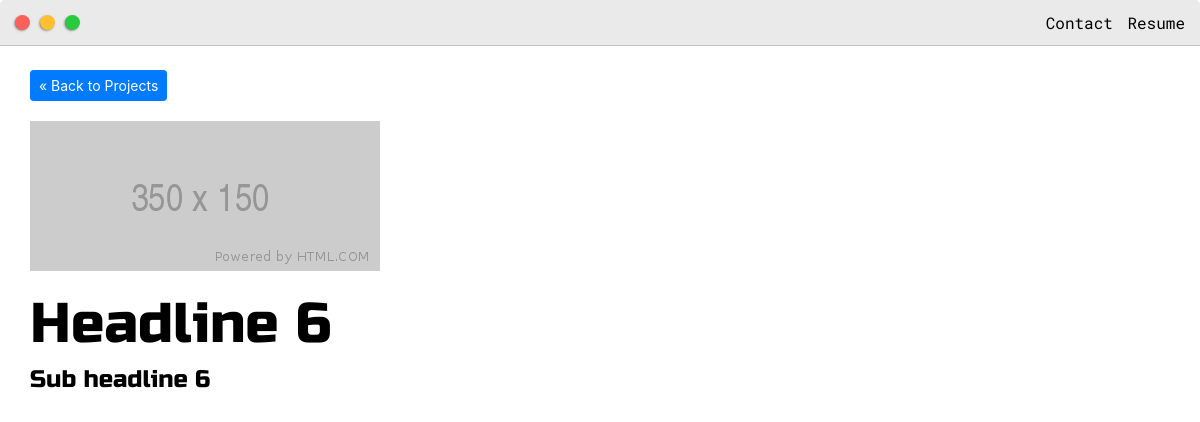
The app's page /post/headline-6/ with its own data.
### base/models.py (models this page shows, shortened)
class Post(models.Model):
    headline = models.CharField(max_length=200)
    sub_headline = models.CharField(max_length=200, null=True, blank=True)
    thumbnail = models.ImageField(null=True, blank=True, upload_to="images", default="placeholder1.png")
    body = RichTextUploadingField(null=True, blank=True)
    created = models.DateTimeField(auto_now_add=True)
    active = models.BooleanField(default=False)
    featured = models.BooleanField(default=False)
    tags = models.ManyToManyField(Tag, null=True)
    slug = models.SlugField(null=True, blank=True)

### base/views.py (the view)
# urls.py: path('post/<slug:slug>/', views.post, name='post'),
def post(request, slug):
    post = Post.objects.get(slug=slug)
    context = {'post': post}
    return render(request, 'base/post.html', context)

### base/templates/base/post.html (shortened to what this page needs)
{% extends 'base/main.html' %}
{% load static %}
{% block content %}
    <div class="main-container">
        <br>
        <a class="btn btn-sm btn-primary" href="{% url 'posts' %}">&laquo Back to Projects</a>
        <br>
        <img class="featured_image"  src="{{ post.thumbnail.url}}">
        <h1>{{ post.headline }}</h1>
        <h4>{{ post.sub_headline }}</h4>
    </div>
{% endblock content%}

### static/css/default.css (style rules this page uses)
:root { --mainColor:#eaeaea; --mainShadow: 20px 20px 60px #c7c7c7, -20px -20px 60px #ffffff; --mainRadius: 5px 5px 0 0; --secondaryColor:#fff; --secondaryShadow: 14px 14px 12px #f7f7f7, -14px -14px 12px #ffffff; --secondaryRadius: 5px;; --borderColor:#c1c1c1; --mainText:black; --secondaryText:#4b5156; --themeDotBorder: #24292e; --previewBg:rgb(251,249,243,0.8); --previewShadow:#f0ead6; --buttonColor:black; --inputField: inset 8px 8px 38px #ededed, inset -8px -8px 38px #ffffff; }
html,body { padding: 0; margin: 0; scroll-behavior: smooth; }
body * { transition: 0.4s; }
h1,h2,h3,h4,h5,h6,strong { color: var(--mainText); font-family: 'Russo One', sans-serif; font-weight: 500; }
a { text-decoration: none; color: #17a2b8; }
h1 { font-size: 56px }
h4 { font-size: 24px }
.main-container { width: 1200px; margin: 0 auto; }
@media screen and (max-width: 1200px) { .main-container { width: 95%; } }

### base/templates/base/post.html (style rules this page uses)
img { max-width: 100%; object-fit: cover; }
.featured_image { margin-top: 20px; margin-bottom: 20px; }

### records on screen
Post: thumbnail (placeholder picture), headline "Headline 6", sub_headline "Sub headline 6"
